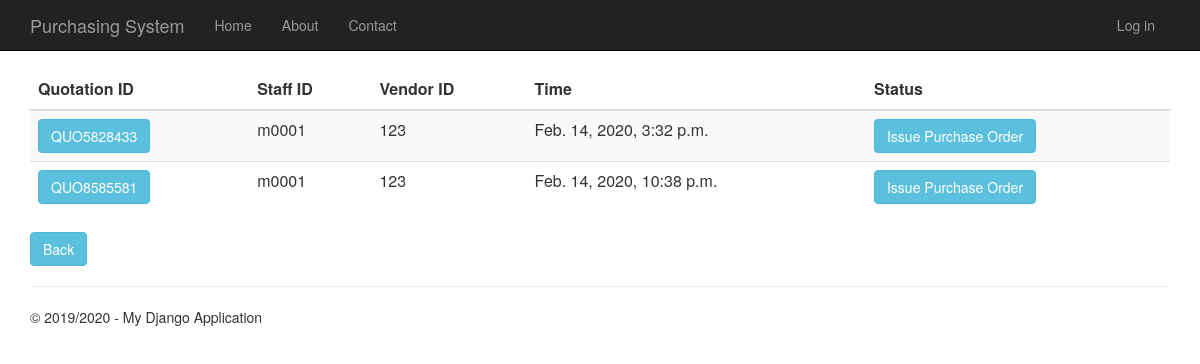
The page /quotationhistory on the database its author committed.
### Quotation/models.py (models this page shows, shortened)
class Quotation(models.Model):
    quotation_id = models.CharField(primary_key=True, max_length=10)
    time_created = models.DateTimeField()
    description = models.TextField(null=True,default=None, blank=True)
    total_price = models.DecimalField(max_digits=10, decimal_places=2, default=Decimal('0.00'))
    person_id = models.ForeignKey(Person, on_delete = models.CASCADE)
    vendor_id = models.ForeignKey(Vendor, on_delete = models.CASCADE)
    request_for_quotation_id = models.OneToOneField(RequestForQuotation, on_delete = models.CASCADE)

### app/models.py (models this page shows, shortened)
class Person(models.Model):
    user_id = models.OneToOneField(User)
    person_id = models.CharField(primary_key=True, max_length=10)
    person_name = models.TextField()
    person_address = models.TextField()
    person_phone_number = models.TextField()
    person_role = models.TextField(default = 'EMPLOYEE')

class Vendor(models.Model):
    vendor_id = models.CharField(primary_key=True, max_length=10)
    vendor_name = models.TextField()
    vendor_phone_number = models.TextField()
    vendor_address = models.TextField()
    vendor_email = models.TextField()
    def __str__(self):
        return str(self.vendor_id)

### Quotation/views.py (the view)
# urls.py: url(r'^quotationhistory', Quotation.views.quotationhistory, name="quotation_history"),
def quotationhistory(request):
    quotations = Quotation.objects.all()
    context = {
            'title':'Quotation History',
            'rows':quotations,
            'year':'2019/2020'
        }
    return render(request,'Quotation/quotationhistory.html',context)

### Quotation/templates/Quotation/quotationhistory.html
﻿{% extends "app/layout.html" %}
{% block content %}
<div class="purchaseorderhistory margintop" action="menu">
    <form action="quotationhistorydetails" method="GET">
        <table class="table table-striped margintop">
            <thead>
                <tr>
                    <th scope="col">Quotation ID</th>
                    <th scope="col">Staff ID</th>
                    <th scope="col">Vendor ID</th>
                    <th scope="col">Time</th>
                    <th scope="col">Status</th>
                </tr>
            </thead>
            <tbody>
                {% for r in rows %}
                <tr>
                    <td><button type="submit" name="quo_id" value="{{r.quotation_id}}" class="btn btn-info">{{r.quotation_id}}</button></td>
                    <td>{{r.person_id.person_id}}</td>
                    <td>{{r.vendor_id}}</td>
                    <td>{{r.time_created}}</td>
                    <td><button type="submit" class="btn btn-info buttonsize1">Issue Purchase Order</button></td>
                </tr>
                {% endfor %}
            </tbody>
        </table>
        <div class="margintop">
            <a type="submit" class="btn btn-info" href="/menu">Back</a>
        </div>
    </form>
</div>
{% endblock %}

### app/static/app/content/site.css (style rules this page uses)
body { padding-top: 50px; padding-bottom: 20px; }

### rows shown on the page
Quotation: quotation_id "QUO5828433", person_id.person_id "m0001", vendor_id "123", time_created "Feb. 14, 2020, 3:32 p.m."
Quotation: quotation_id "QUO8585581", person_id.person_id "m0001", vendor_id "123", time_created "Feb. 14, 2020, 10:38 p.m."

### other values the page prints
{{ year }} "2019/2020"
